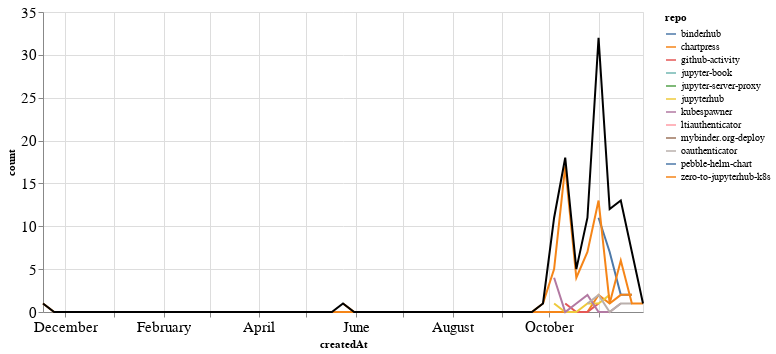

The notebook cell this image was saved under:
### Markdown cell above
## PRs

### Code cell
prs_time = prs.groupby('repo').resample('W', on='createdAt').count()['author'].reset_index()
prs_time = prs_time.rename(columns={'author': 'count'})
prs_time_total = prs_time.groupby('createdAt').agg({"count": "sum"}).reset_index()

ch1 = alt.Chart(prs_time, width=600).mark_line().encode(
    x='createdAt',
    y='count',
    color='repo',
    tooltip="repo"
)

ch2 = alt.Chart(prs_time_total, width=600).mark_line(color="black").encode(
    x='createdAt',
    y='count',
)

ch1 + ch2

### Figure 1 — Vega-Lite specification as saved in the notebook (floating-point values rounded to 4 significant figures)
{"config": {"axisLeft": {"labelFontSize": 15}, "axisBottom": {"labelFontSize": 15}}, "layer": [{"data": {"name": "data-2b99cce463281ff85bebf250e0b98e06"}, "mark": "line", "encoding": {"color": {"type": "nominal", "field": "repo"}, "tooltip": {"type": "nominal", "field": "repo"}, "x": {"type": "temporal", "field": "createdAt"}, "y": {"type": "quantitative", "field": "count"}}, "width": 600}, {"data": {"name": "data-3874fc51ee962da596c3690c3d68b3c7"}, "mark": {"type": "line", "color": "black"}, "encoding": {"x": {"type": "temporal", "field": "createdAt"}, "y": {"type": "quantitative", "field": "count"}}, "width": 600}], "$schema": "https://vega.github.io/schema/vega-lite/v4.8.1.json", "datasets": {"data-2b99cce463281ff85bebf250e0b98e06": [{"repo": "binderhub", "createdAt": "2020-11-01T00:00:00", "count": 11}, {"repo": "binderhub", "createdAt": "2020-11-08T00:00:00", "count": 7}, {"repo": "binderhub", "createdAt": "2020-11-15T00:00:00", "count": 2}, {"repo": "binderhub", "createdAt": "2020-11-22T00:00:00", "count": 2}, {"repo": "chartpress", "createdAt": "2019-11-17T00:00:00", "count": 1}, {"repo": "chartpress", "createdAt": "2019-11-24T00:00:00", "count": 0}, {"repo": "chartpress", "createdAt": "2019-12-01T00:00:00", "count": 0}, {"repo": "chartpress", "createdAt": "2019-12-08T00:00:00", "count": 0}, {"repo": "chartpress", "createdAt": "2019-12-15T00:00:00", "count": 0}, {"repo": "chartpress", "createdAt": "2019-12-22T00:00:00", "count": 0}, {"repo": "chartpress", "createdAt": "2019-12-29T00:00:00", "count": 0}, {"repo": "chartpress", "createdAt": "2020-01-05T00:00:00", "count": 0}, {"repo": "chartpress", "createdAt": "2020-01-12T00:00:00", "count": 0}, {"repo": "chartpress", "createdAt": "2020-01-19T00:00:00", "count": 0}, {"repo": "chartpress", "createdAt": "2020-01-26T00:00:00", "count": 0}, {"repo": "chartpress", "createdAt": "2020-02-02T00:00:00", "count": 0}, {"repo": "chartpress", "createdAt": "2020-02-09T00:00:00", "count": 0}, {"repo": "chartpress", "createdAt": "2020-02-16T00:00:00", "count": 0}, {"repo": "chartpress", "createdAt": "2020-02-23T00:00:00", "count": 0}, {"repo": "chartpress", "createdAt": "2020-03-01T00:00:00", "count": 0}, {"repo": "chartpress", "createdAt": "2020-03-08T00:00:00", "count": 0}, {"repo": "chartpress", "createdAt": "2020-03-15T00:00:00", "count": 0}, {"repo": "chartpress", "createdAt": "2020-03-22T00:00:00", "count": 0}, {"repo": "chartpress", "createdAt": "2020-03-29T00:00:00", "count": 0}, {"repo": "chartpress", "createdAt": "2020-04-05T00:00:00", "count": 0}, {"repo": "chartpress", "createdAt": "2020-04-12T00:00:00", "count": 0}, {"repo": "chartpress", "createdAt": "2020-04-19T00:00:00", "count": 0}, {"repo": "chartpress", "createdAt": "2020-04-26T00:00:00", "count": 0}, {"repo": "chartpress", "createdAt": "2020-05-03T00:00:00", "count": 0}, {"repo": "chartpress", "createdAt": "2020-05-10T00:00:00", "count": 0}, {"repo": "chartpress", "createdAt": "2020-05-17T00:00:00", "count": 0}, {"repo": "chartpress", "createdAt": "2020-05-24T00:00:00", "count": 0}, {"repo": "chartpress", "createdAt": "2020-05-31T00:00:00", "count": 0}, {"repo": "chartpress", "createdAt": "2020-06-07T00:00:00", "count": 0}, {"repo": "chartpress", "createdAt": "2020-06-14T00:00:00", "count": 0}, {"repo": "chartpress", "createdAt": "2020-06-21T00:00:00", "count": 0}, {"repo": "chartpress", "createdAt": "2020-06-28T00:00:00", "count": 0}, {"repo": "chartpress", "createdAt": "2020-07-05T00:00:00", "count": 0}, {"repo": "chartpress", "createdAt": "2020-07-12T00:00:00", "count": 0}, {"repo": "chartpress", "createdAt": "2020-07-19T00:00:00", "count": 0}, {"repo": "chartpress", "createdAt": "2020-07-26T00:00:00", "count": 0}, {"repo": "chartpress", "createdAt": "2020-08-02T00:00:00", "count": 0}, {"repo": "chartpress", "createdAt": "2020-08-09T00:00:00", "count": 0}, {"repo": "chartpress", "createdAt": "2020-08-16T00:00:00", "count": 0}, {"repo": "chartpress", "createdAt": "2020-08-23T00:00:00", "count": 0}, {"repo": "chartpress", "createdAt": "2020-08-30T00:00:00", "count": 0}, {"repo": "chartpress", "createdAt": "2020-09-06T00:00:00", "count": 0}, {"repo": "chartpress", "createdAt": "2020-09-13T00:00:00", "count": 0}, {"repo": "chartpress", "createdAt": "2020-09-20T00:00:00", "count": 0}, {"repo": "chartpress", "createdAt": "2020-09-27T00:00:00", "count": 0}, {"repo": "chartpress", "createdAt": "2020-10-04T00:00:00", "count": 0}, {"repo": "chartpress", "createdAt": "2020-10-11T00:00:00", "count": 0}, {"repo": "chartpress", "createdAt": "2020-10-18T00:00:00", "count": 0}, {"repo": "chartpress", "createdAt": "2020-10-25T00:00:00", "count": 0}, {"repo": "chartpress", "createdAt": "2020-11-01T00:00:00", "count": 2}, {"repo": "chartpress", "createdAt": "2020-11-08T00:00:00", "count": 1}, {"repo": "chartpress", "createdAt": "2020-11-15T00:00:00", "count": 2}, {"repo": "chartpress", "createdAt": "2020-11-22T00:00:00", "count": 2}, {"repo": "github-activity", "createdAt": "2020-10-11T00:00:00", "count": 1}, {"repo": "github-activity", "createdAt": "2020-10-18T00:00:00", "count": 0}, {"repo": "github-activity", "createdAt": "2020-10-25T00:00:00", "count": 0}, {"repo": "github-activity", "createdAt": "2020-11-01T00:00:00", "count": 1}, {"repo": "jupyter-book", "createdAt": "2020-10-04T00:00:00", "count": 1}, {"repo": "jupyter-server-proxy", "createdAt": "2020-11-22T00:00:00", "count": 1}, {"repo": "jupyterhub", "createdAt": "2020-10-04T00:00:00", "count": 1}, {"repo": "jupyterhub", "createdAt": "2020-10-11T00:00:00", "count": 0}, {"repo": "jupyterhub", "createdAt": "2020-10-18T00:00:00", "count": 0}, {"repo": "jupyterhub", "createdAt": "2020-10-25T00:00:00", "count": 1}, {"repo": "jupyterhub", "createdAt": "2020-11-01T00:00:00", "count": 1}, {"repo": "jupyterhub", "createdAt": "2020-11-08T00:00:00", "count": 2}, {"repo": "kubespawner", "createdAt": "2020-10-04T00:00:00", "count": 4}, {"repo": "kubespawner", "createdAt": "2020-10-11T00:00:00", "count": 0}, {"repo": "kubespawner", "createdAt": "2020-10-18T00:00:00", "count": 1}, {"repo": "kubespawner", "createdAt": "2020-10-25T00:00:00", "count": 2}, {"repo": "kubespawner", "createdAt": "2020-11-01T00:00:00", "count": 0}, {"repo": "kubespawner", "createdAt": "2020-11-08T00:00:00", "count": 0}, {"repo": "kubespawner", "createdAt": "2020-11-15T00:00:00", "count": 1}, {"repo": "ltiauthenticator", "createdAt": "2020-11-15T00:00:00", "count": 1}, {"repo": "mybinder.org-deploy", "createdAt": "2020-11-01T00:00:00", "count": 2}, {"repo": "oauthenticator", "createdAt": "2020-10-25T00:00:00", "count": 1}, {"repo": "oauthenticator", "createdAt": "2020-11-01T00:00:00", "count": 2}, {"repo": "oauthenticator", "createdAt": "2020-11-08T00:00:00", "count": 0}, {"repo": "oauthenticator", "createdAt": "2020-11-15T00:00:00", "count": 1}, {"repo": "oauthenticator", "createdAt": "2020-11-22T00:00:00", "count": 1}, {"repo": "pebble-helm-chart", "createdAt": "2020-11-08T00:00:00", "count": 1}, {"repo": "zero-to-jupyterhub-k8s", "createdAt": "2020-05-24T00:00:00", "count": 1}, {"repo": "zero-to-jupyterhub-k8s", "createdAt": "2020-05-31T00:00:00", "count": 0}, {"repo": "zero-to-jupyterhub-k8s", "createdAt": "2020-06-07T00:00:00", "count": 0}, {"repo": "zero-to-jupyterhub-k8s", "createdAt": "2020-06-14T00:00:00", "count": 0}, {"repo": "zero-to-jupyterhub-k8s", "createdAt": "2020-06-21T00:00:00", "count": 0}, {"repo": "zero-to-jupyterhub-k8s", "createdAt": "2020-06-28T00:00:00", "count": 0}, {"repo": "zero-to-jupyterhub-k8s", "createdAt": "2020-07-05T00:00:00", "count": 0}, {"repo": "zero-to-jupyterhub-k8s", "createdAt": "2020-07-12T00:00:00", "count": 0}, {"repo": "zero-to-jupyterhub-k8s", "createdAt": "2020-07-19T00:00:00", "count": 0}, {"repo": "zero-to-jupyterhub-k8s", "createdAt": "2020-07-26T00:00:00", "count": 0}, {"repo": "zero-to-jupyterhub-k8s", "createdAt": "2020-08-02T00:00:00", "count": 0}, {"repo": "zero-to-jupyterhub-k8s", "createdAt": "2020-08-09T00:00:00", "count": 0}, {"repo": "zero-to-jupyterhub-k8s", "createdAt": "2020-08-16T00:00:00", "count": 0}, {"repo": "zero-to-jupyterhub-k8s", "createdAt": "2020-08-23T00:00:00", "count": 0}, {"repo": "zero-to-jupyterhub-k8s", "createdAt": "2020-08-30T00:00:00", "count": 0}, {"repo": "zero-to-jupyterhub-k8s", "createdAt": "2020-09-06T00:00:00", "count": 0}, {"repo": "zero-to-jupyterhub-k8s", "createdAt": "2020-09-13T00:00:00", "count": 0}, {"repo": "zero-to-jupyterhub-k8s", "createdAt": "2020-09-20T00:00:00", "count": 0}, {"repo": "zero-to-jupyterhub-k8s", "createdAt": "2020-09-27T00:00:00", "count": 1}, {"repo": "zero-to-jupyterhub-k8s", "createdAt": "2020-10-04T00:00:00", "count": 5}, {"repo": "zero-to-jupyterhub-k8s", "createdAt": "2020-10-11T00:00:00", "count": 17}, {"repo": "zero-to-jupyterhub-k8s", "createdAt": "2020-10-18T00:00:00", "count": 4}, {"repo": "zero-to-jupyterhub-k8s", "createdAt": "2020-10-25T00:00:00", "count": 7}, {"repo": "zero-to-jupyterhub-k8s", "createdAt": "2020-11-01T00:00:00", "count": 13}, {"repo": "zero-to-jupyterhub-k8s", "createdAt": "2020-11-08T00:00:00", "count": 1}, {"repo": "zero-to-jupyterhub-k8s", "createdAt": "2020-11-15T00:00:00", "count": 6}, {"repo": "zero-to-jupyterhub-k8s", "createdAt": "2020-11-22T00:00:00", "count": 1}, {"repo": "zero-to-jupyterhub-k8s", "createdAt": "2020-11-29T00:00:00", "count": 1}], "data-3874fc51ee962da596c3690c3d68b3c7": [{"createdAt": "2019-11-17T00:00:00", "count": 1}, {"createdAt": "2019-11-24T00:00:00", "count": 0}, {"createdAt": "2019-12-01T00:00:00", "count": 0}, {"createdAt": "2019-12-08T00:00:00", "count": 0}, {"createdAt": "2019-12-15T00:00:00", "count": 0}, {"createdAt": "2019-12-22T00:00:00", "count": 0}, {"createdAt": "2019-12-29T00:00:00", "count": 0}, {"createdAt": "2020-01-05T00:00:00", "count": 0}, {"createdAt": "2020-01-12T00:00:00", "count": 0}, {"createdAt": "2020-01-19T00:00:00", "count": 0}, {"createdAt": "2020-01-26T00:00:00", "count": 0}, {"createdAt": "2020-02-02T00:00:00", "count": 0}, {"createdAt": "2020-02-09T00:00:00", "count": 0}, {"createdAt": "2020-02-16T00:00:00", "count": 0}, {"createdAt": "2020-02-23T00:00:00", "count": 0}, {"createdAt": "2020-03-01T00:00:00", "count": 0}, {"createdAt": "2020-03-08T00:00:00", "count": 0}, {"createdAt": "2020-03-15T00:00:00", "count": 0}, {"createdAt": "2020-03-22T00:00:00", "count": 0}, {"createdAt": "2020-03-29T00:00:00", "count": 0}, {"createdAt": "2020-04-05T00:00:00", "count": 0}, {"createdAt": "2020-04-12T00:00:00", "count": 0}, {"createdAt": "2020-04-19T00:00:00", "count": 0}, {"createdAt": "2020-04-26T00:00:00", "count": 0}, {"createdAt": "2020-05-03T00:00:00", "count": 0}, {"createdAt": "2020-05-10T00:00:00", "count": 0}, {"createdAt": "2020-05-17T00:00:00", "count": 0}, {"createdAt": "2020-05-24T00:00:00", "count": 1}, {"createdAt": "2020-05-31T00:00:00", "count": 0}, {"createdAt": "2020-06-07T00:00:00", "count": 0}, {"createdAt": "2020-06-14T00:00:00", "count": 0}, {"createdAt": "2020-06-21T00:00:00", "count": 0}, {"createdAt": "2020-06-28T00:00:00", "count": 0}, {"createdAt": "2020-07-05T00:00:00", "count": 0}, {"createdAt": "2020-07-12T00:00:00", "count": 0}, {"createdAt": "2020-07-19T00:00:00", "count": 0}, {"createdAt": "2020-07-26T00:00:00", "count": 0}, {"createdAt": "2020-08-02T00:00:00", "count": 0}, {"createdAt": "2020-08-09T00:00:00", "count": 0}, {"createdAt": "2020-08-16T00:00:00", "count": 0}, {"createdAt": "2020-08-23T00:00:00", "count": 0}, {"createdAt": "2020-08-30T00:00:00", "count": 0}, {"createdAt": "2020-09-06T00:00:00", "count": 0}, {"createdAt": "2020-09-13T00:00:00", "count": 0}, {"createdAt": "2020-09-20T00:00:00", "count": 0}, {"createdAt": "2020-09-27T00:00:00", "count": 1}, {"createdAt": "2020-10-04T00:00:00", "count": 11}, {"createdAt": "2020-10-11T00:00:00", "count": 18}, {"createdAt": "2020-10-18T00:00:00", "count": 5}, {"createdAt": "2020-10-25T00:00:00", "count": 11}, {"createdAt": "2020-11-01T00:00:00", "count": 32}, {"createdAt": "2020-11-08T00:00:00", "count": 12}, {"createdAt": "2020-11-15T00:00:00", "count": 13}, {"createdAt": "2020-11-22T00:00:00", "count": 7}, {"createdAt": "2020-11-29T00:00:00", "count": 1}]}}
